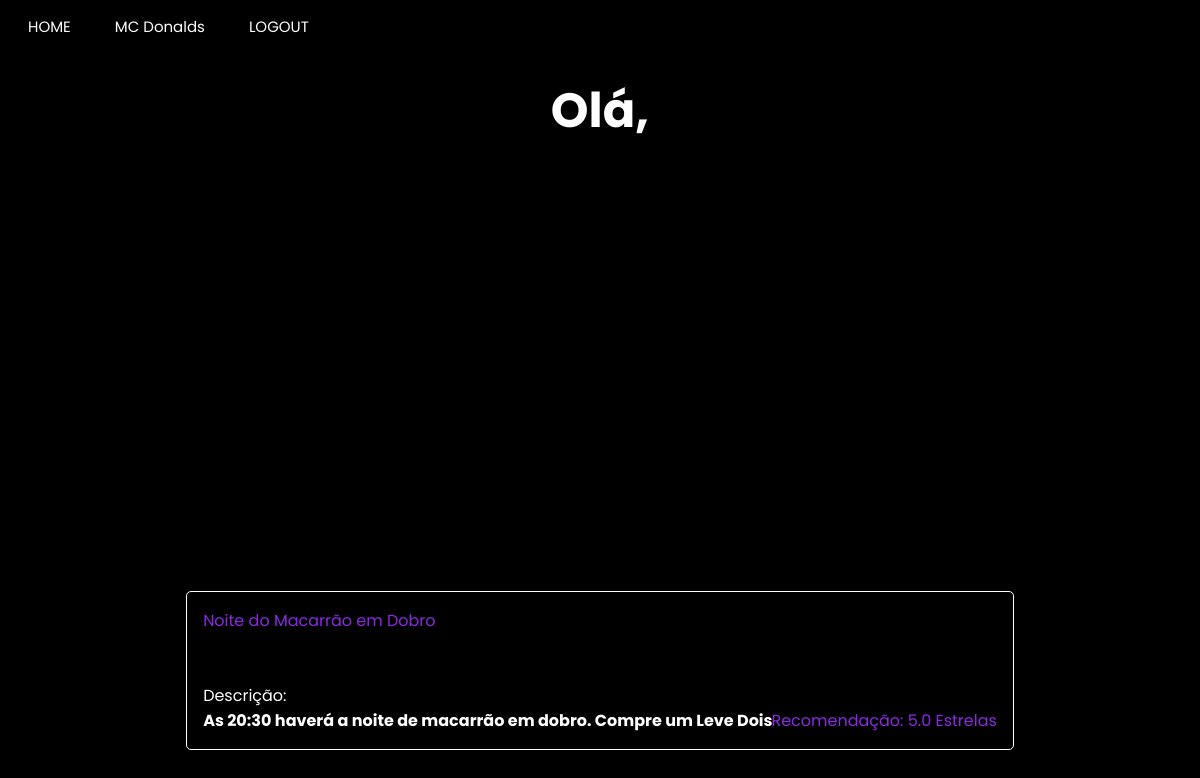
Screenshot of /user_page (signed in) with the database file from the repository.
### app/model.py (models this page shows, shortened)
class empresa(UserMixin, db.Model):
    __tablename__ = "empresa"
    id = db.Column(db.Integer,primary_key=True)
    enterprise_name = db.Column(db.String(64), index=True, unique=True)
    email = db.Column(db.String(120), index=True, unique=True)
    password_hash = db.Column(db.String(120))
    city = db.Column(db.String(120))
    latitude = db.Column(db.Float)
    longitude = db.Column(db.Float)
    district = db.Column(db.String(50))
    street = db.Column(db.String(120))
    posts = db.relationship("Post", backref="enterprise")

class Event(db.Model):
    id = db.Column(db.Integer, primary_key=True)
    body = db.Column(db.String(200))
    image = db.Column(db.String(200))
    timestamp = db.Column(db.Integer, index=True)
    empresa_id = db.Column(db.Integer)
    name = db.Column(db.String(200))
    latitude = db.Column(db.Float)
    longitude = db.Column(db.Float)
    event_type = db.Column(db.String(8))
    rank = db.Column(db.Float)
    avaliations = db.Column(db.Integer)
    age_groups = db.Column(db.String)

### app/routes.py (the view)
@app.route("/user_page", methods=["POST", "GET"])
@login_required
def user_page():                              # PAGINA DE USUARIO
    return render_template('user_page.html', title="Usuario", eventos = Event ,css_file="user_page.css", user=current_user)

### app/model.py (called while the page is built)
@login.user_loader
def load_user(id):
    if usuario.query.get(int(id)):
        load = usuario.query.get(int(id))
    else:
        load = empresa.query.get(int(id))
    return load

### app/templates/user_page.html (shortened to what this page needs)
{% extends "base.html" %}
{% block content %}
<h1>Olá, {{user.username}}</h1>
<div id="map"></div>
{% for evento in eventos.query.limit(20).all()%}
<div class="enterprises">
  <p>
    <a href="{{url_for('event_page',name=evento.name)}}">{{ evento.name }}</a>
    <br><br><br>
    Descrição:
    <s>Recomendação: {{ evento.rank}} Estrelas</s><br>
    <b>{{ evento.body }}</b>
  </p>
</div>
{% endfor %}
{% endblock %}

### app/templates/base.html (shortened to what this page needs)
<!DOCTYPE html>
<html>
    <head>
        {% if css_file%}
            <link rel="stylesheet" type="text/css" href="{{ url_for('static', filename=css_file) }}">
        {% else %}
            <link rel="stylesheet" type="text/css" href="{{ url_for('static', filename='user_page.css') }}">
        {% endif %}
    </head>
    <body>
        <header class="menu">
            <a id="main_page" href="{{ url_for('main_page') }}" class="button">HOME</a>
            {% if user.is_authenticated %}
            {% if user.username %}
            <a id="user_page" href="{{ url_for('user_page')}}"class="button">{{user.username}}</a>
            {% else %}
            <a id="enterprise_page" href="{{ url_for('enterprise_page_specific', name=user.enterprise_name)}}"class="button">{{user.enterprise_name}}</a>
            {% endif%}
            <a id="logout" href="{{ url_for('logout') }}" class="button">LOGOUT</a>
            {% else %}
            <a id="enterprise_register_page" href="{{ url_for('enterprise_register_page') }}" class="button">SEJA UM ANUNCIANTE</a>
            <a id="user_register_page" href="{{ url_for('user_register_page') }}" class="button">REGISTRO</a>
            <a id="login_page" href="{{ url_for('login_page') }}" class="button">LOGIN</a>
            {% endif %}
        </header>
        {% block content %}{% endblock %}
    </body>
</html>

### app/static/user_page.css (style rules this page uses)
h1 { color: rgb(255, 255, 255); text-align: center; font-family: "Poppins", sans-serif; font-size: 300%; }
body { background: black; background-image: url("https://www.pixel4k.com/wp-content/uploads/2021/05/abstract-waving-4k_1620165379-1536x960.jpg"); background-repeat: no-repeat; background-size: cover; }
#map { height: 400px; width: 70%; border-radius: 8px; margin: auto; }
.enterprises { color:white; display: grid; align-items: center; font-family:'Poppins'; margin-left:15%; margin-right: 15%; margin-top: 1%; background-color:rgba(0, 0, 0, 0.377); border: white solid 1px; border-radius: 5px; position: relative; }
.enterprises p { margin-left: 2%; }
.enterprises a { text-decoration: none; color: blueviolet; }
.enterprises b { text-decoration: none; }
.enterprises s { text-decoration: none; position: absolute; color: blueviolet; bottom: 10%; right: 2%; }

### app/static/base.css (style rules this page uses)
header.menu { align-items: left; justify-content: start; }
a.button { border: none; color: white; padding: 5px 20px; text-align: center; text-decoration: none; display: inline-block; font-family:'Poppins'; font-size: 15px; }
.menu { margin-top: 10px; }

### rows the page displays
empresa: enterprise_name "MC Donalds"
Event: name "Noite do Macarrão em Dobro", rank "5.0", body "As 20:30 haverá a noite de macarrão em dobro. Compre um Leve Dois"
